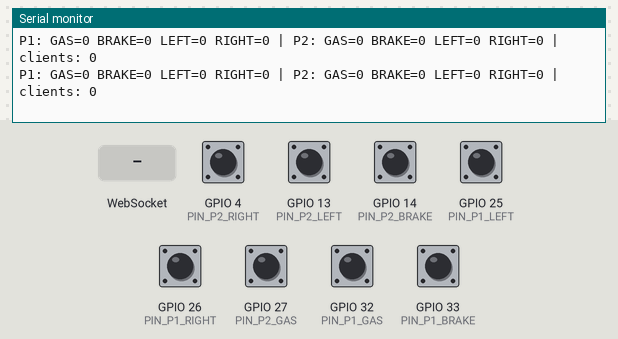
Simulated run of this sketch. Board: ESP32. On the bench: the last lines printed to the serial monitor. The inputs (shaded band) are chosen by the test bench; at power-on: GPIO 4 (PIN_P2_RIGHT), GPIO 13 (PIN_P2_LEFT), GPIO 14 (PIN_P2_BRAKE), GPIO 25 (PIN_P1_LEFT), GPIO 26 (PIN_P1_RIGHT), GPIO 27 (PIN_P2_GAS), GPIO 32 (PIN_P1_GAS), GPIO 33 (PIN_P1_BRAKE) HIGH. WiFi joins after 1.5 s; servers stay silent unless stated.

Above: at 3.1 s.
3.2 s: WebSocket text "1" received
At 3.36 s:
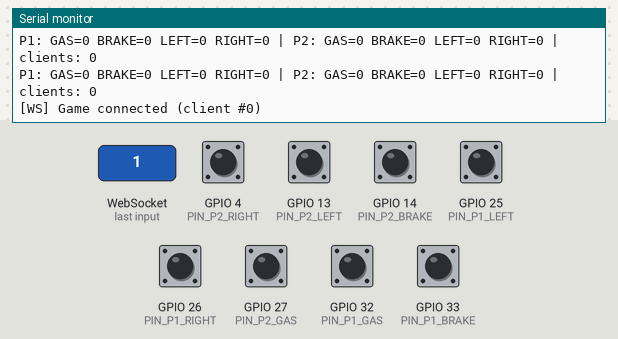
4.7 s: GPIO 4 (PIN_P2_RIGHT) pulled LOW for 1 s
At 5.12 s:
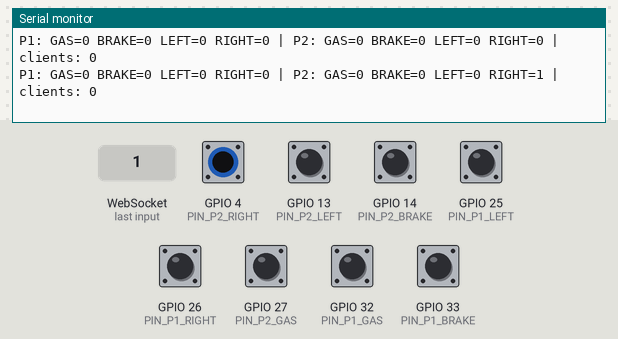
7.2 s: GPIO 13 (PIN_P2_LEFT) pulled LOW for 0.15 s
At 7.53 s:
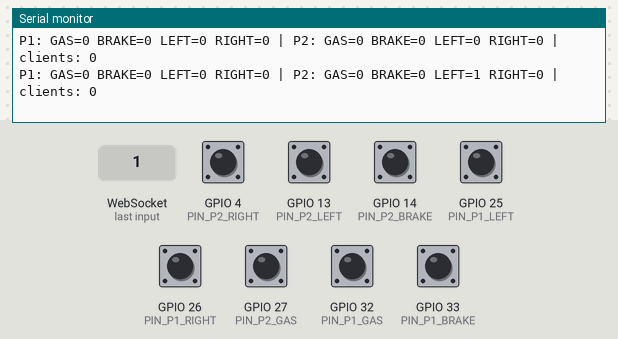
8.8 s: GPIO 14 (PIN_P2_BRAKE) pulled LOW for 0.15 s
At 9.03 s:
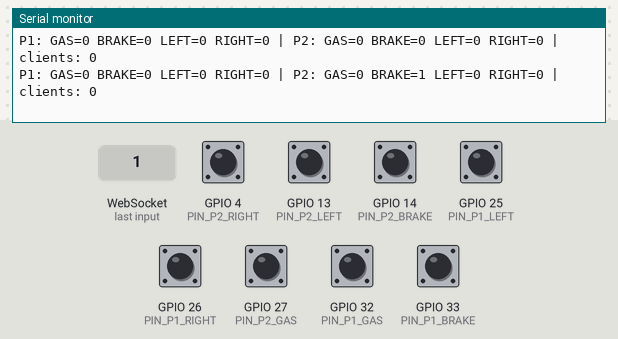
10.4 s: GPIO 25 (PIN_P1_LEFT) pulled LOW for 1 s
At 10.84 s:
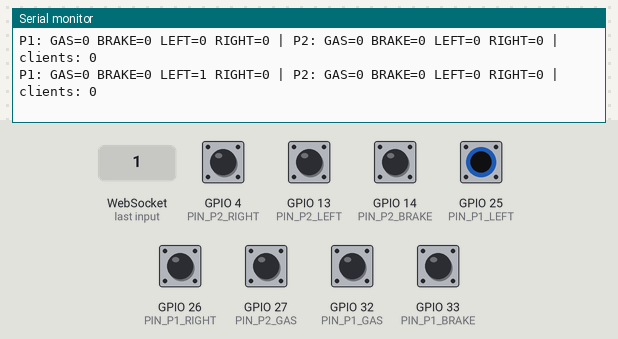
12.9 s: GPIO 26 (PIN_P1_RIGHT) pulled LOW for 0.15 s
At 13.24 s:
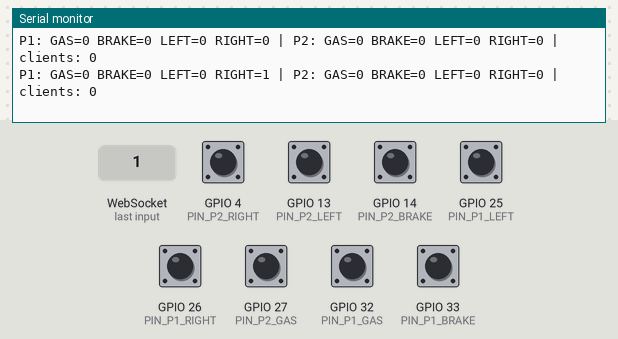

The sketch:

drift_controller_wifi.ino
```cpp
// Drift Game 2 - ESP32 controller firmware (WiFi / WebSocket version - home network)
// ===================================================================================
// 8 push buttons: 4 per player (GAS, BRAKE, LEFT, RIGHT). If you only play
// alone (Practice / 1 player), only player 1's 4 buttons need to be wired.
//
// This version connects the ESP32 to your computer WIRELESSLY through your
// HOME WIFI NETWORK (the USB cable is only needed for power, e.g. from a
// power bank).
//
// NOTE: browsers only allow this plain ws:// connection when the game itself
// is served over http:// (e.g. locally with start.bat). On an https:// site
// such as GitHub Pages use the USB firmware (drift_controller.ino).
//
// How it works:
// - The ESP32 joins the WiFi network below (the same one your computer is on).
// - It starts a WebSocket server on port 81.
// - The browser game connects to it (ws://<ESP32-IP>:81/) and receives both
//   players' buttons ~50 times a second as "G1,B1,L1,R1,G2,B2,L2,R2".
//
// LIBRARY TO INSTALL (once, in the Arduino IDE):
//   Sketch > Include Library > Manage Libraries... > search "WebSockets"
//   (by Markus Sattler / links2004) > Install
//
// Wiring (same as the other versions):
// - One leg of every button to its GPIO, the other leg to GND.
// - No external resistors, the internal pull-ups are used.
//
//   PLAYER 1 (arrow keys in the browser)
//   GAS   -> GPIO 32
//   BRAKE -> GPIO 33
//   LEFT  -> GPIO 25
//   RIGHT -> GPIO 26
//
//   PLAYER 2 (WASD in the browser)
//   GAS   -> GPIO 27
//   BRAKE -> GPIO 14
//   LEFT  -> GPIO 13
//   RIGHT -> GPIO 4
//
// After uploading, open the Serial Monitor (115200 baud) - it prints whether
// the WiFi connection succeeded and the ESP32's IP address. Enter that IP
// address (e.g. 192.168.1.42) in the game's "Connect via WiFi" field. The
// name "driftcontroller.local" (mDNS) may work too if your system supports
// it - if not, just use the numeric IP address.

#include <WiFi.h>
#include <WebSocketsServer.h>
#include <ESPmDNS.h>

// ---- PUT YOUR OWN WIFI DETAILS HERE (never commit real ones to a public repo) ----
// The ESP32 only supports 2.4 GHz networks.
const char* WIFI_SSID = "YOUR_WIFI_NAME";
const char* WIFI_PASSWORD = "YOUR_WIFI_PASSWORD";

const int PIN_P1_GAS   = 32;
const int PIN_P1_BRAKE = 33;
const int PIN_P1_LEFT  = 25;
const int PIN_P1_RIGHT = 26;

const int PIN_P2_GAS   = 27;
const int PIN_P2_BRAKE = 14;
const int PIN_P2_LEFT  = 13;
const int PIN_P2_RIGHT = 4;

const unsigned long SEND_INTERVAL_MS = 20;         // ~50 Hz
const unsigned long DEBUG_PRINT_INTERVAL_MS = 300; // Serial Monitor debug output rate
const unsigned long DEBOUNCE_MS = 15;

WebSocketsServer webSocket(81);
unsigned long lastSend = 0;
unsigned long lastDebugPrint = 0;

struct DebouncedButton {
  int pin;
  bool stableState;
  bool lastRead;
  unsigned long lastChangeMs;
};

// Order: P1 gas/brake/left/right, then P2 gas/brake/left/right.
DebouncedButton buttons[8] = {
  { PIN_P1_GAS,   false, false, 0 },
  { PIN_P1_BRAKE, false, false, 0 },
  { PIN_P1_LEFT,  false, false, 0 },
  { PIN_P1_RIGHT, false, false, 0 },
  { PIN_P2_GAS,   false, false, 0 },
  { PIN_P2_BRAKE, false, false, 0 },
  { PIN_P2_LEFT,  false, false, 0 },
  { PIN_P2_RIGHT, false, false, 0 },
};

void updateButton(DebouncedButton &b) {
  bool raw = (digitalRead(b.pin) == LOW); // LOW = pressed (pull-up)
  unsigned long now = millis();
  if (raw != b.lastRead) {
    b.lastChangeMs = now;
    b.lastRead = raw;
  }
  if ((now - b.lastChangeMs) > DEBOUNCE_MS) {
    b.stableState = raw;
  }
}

void onWebSocketEvent(uint8_t num, WStype_t type, uint8_t *payload, size_t length) {
  switch (type) {
    case WStype_CONNECTED:
      Serial.printf("[WS] Game connected (client #%u)\n", num);
      break;
    case WStype_DISCONNECTED:
      Serial.printf("[WS] Game disconnected (client #%u)\n", num);
      break;
    default:
      break; // the controller only sends; incoming messages are ignored
  }
}

void setup() {
  Serial.begin(115200);
  delay(300);

  for (int i = 0; i < 8; i++) {
    pinMode(buttons[i].pin, INPUT_PULLUP);
  }

  WiFi.mode(WIFI_STA);
  WiFi.begin(WIFI_SSID, WIFI_PASSWORD);
  Serial.print("Connecting to the WiFi network");
  while (WiFi.status() != WL_CONNECTED) {
    delay(400);
    Serial.print(".");
  }
  Serial.println();
  Serial.print("Ready! The ESP32's IP address: ");
  Serial.println(WiFi.localIP());
  Serial.println("Enter this IP address in the game's WiFi controller field.");

  if (MDNS.begin("driftcontroller")) {
    Serial.println("mDNS started - you can also try 'driftcontroller.local'.");
  }

  webSocket.begin();
  webSocket.onEvent(onWebSocketEvent);
}

void loop() {
  webSocket.loop();

  for (int i = 0; i < 8; i++) {
    updateButton(buttons[i]);
  }

  unsigned long now = millis();
  // Counting the clients (instead of a single "connected" flag) keeps the
  // stream going when one of several connections closes.
  uint8_t clients = webSocket.connectedClients();

  // Debug: the button states are always printed to the Serial Monitor,
  // whether or not the game is connected, so the wiring / buttons can be
  // checked on their own.
  if (now - lastDebugPrint >= DEBUG_PRINT_INTERVAL_MS) {
    lastDebugPrint = now;
    Serial.printf("P1: GAS=%d BRAKE=%d LEFT=%d RIGHT=%d | P2: GAS=%d BRAKE=%d LEFT=%d RIGHT=%d | clients: %u\n",
      buttons[0].stableState ? 1 : 0,
      buttons[1].stableState ? 1 : 0,
      buttons[2].stableState ? 1 : 0,
      buttons[3].stableState ? 1 : 0,
      buttons[4].stableState ? 1 : 0,
      buttons[5].stableState ? 1 : 0,
      buttons[6].stableState ? 1 : 0,
      buttons[7].stableState ? 1 : 0,
      clients);
  }

  if (clients > 0 && (now - lastSend >= SEND_INTERVAL_MS)) {
    lastSend = now;
    char msg[32];
    snprintf(msg, sizeof(msg), "%d,%d,%d,%d,%d,%d,%d,%d",
      buttons[0].stableState ? 1 : 0,  // P1 GAS
      buttons[1].stableState ? 1 : 0,  // P1 BRAKE
      buttons[2].stableState ? 1 : 0,  // P1 LEFT
      buttons[3].stableState ? 1 : 0,  // P1 RIGHT
      buttons[4].stableState ? 1 : 0,  // P2 GAS
      buttons[5].stableState ? 1 : 0,  // P2 BRAKE
      buttons[6].stableState ? 1 : 0,  // P2 LEFT
      buttons[7].stableState ? 1 : 0); // P2 RIGHT
    webSocket.broadcastTXT(msg);
  }
}
```

Measured:
- after the input at 3.2 s, the serial monitor: prints a new line at once (image 1)
- after the input at 4.7 s, the serial monitor: prints a new line after 0.22 s (image 2)
- after the input at 7.2 s, the serial monitor: prints a new line after 0.12 s (image 3)
- after the input at 8.8 s, the serial monitor: prints a new line at once (image 4)
- after the input at 10.4 s, the serial monitor: prints a new line after 0.23 s (image 5)
- after the input at 12.9 s, the serial monitor: prints a new line after 0.14 s (image 6)
